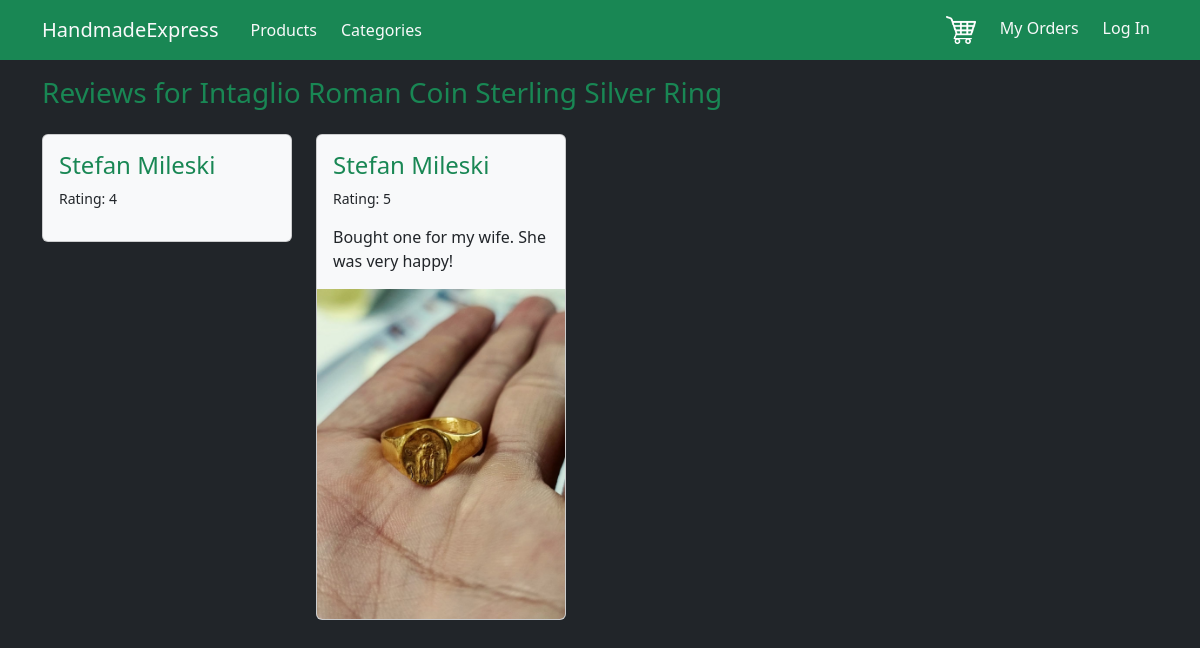
Before: /reviews/intaglio-roman-coin-sterling-silver-ring with the older database file.
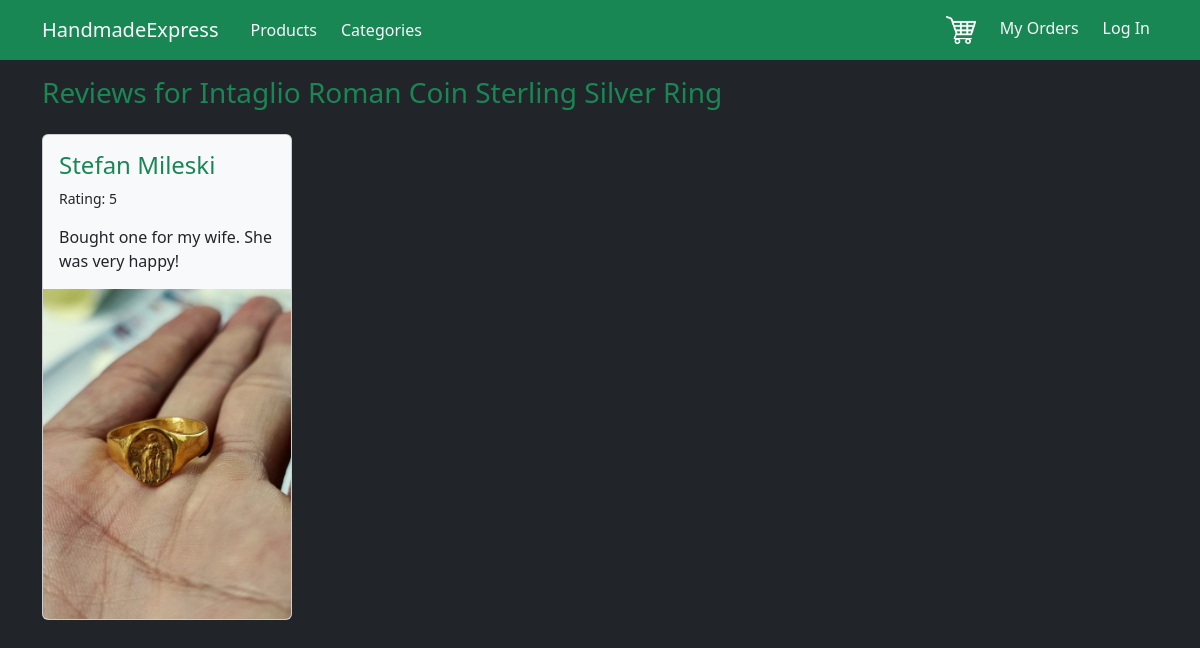
After: the same page with the newer database file.
### ShopApp/models.py (models this page shows, shortened)
class Product(models.Model):
    name = models.CharField(max_length=200)
    price = models.DecimalField(decimal_places=2, max_digits=10, validators=[MinValueValidator(0)])
    quantity = models.PositiveIntegerField(validators=[MinValueValidator(0)])
    description = models.TextField()
    image = models.ImageField(upload_to='images/')
    category = models.ForeignKey(Category, on_delete=models.CASCADE)
    material = models.ForeignKey(Material, on_delete=models.CASCADE)
    color = models.ForeignKey(Color, on_delete=models.CASCADE)
    seller = models.ForeignKey(CustomUser, on_delete=models.CASCADE, related_name='products')
    created_at = models.DateTimeField(auto_now_add=True)
    sold = models.IntegerField(default=0)
    slug = models.SlugField(default="", max_length=200, unique=True)

class Review(models.Model):
    created_at = models.DateTimeField(auto_now_add=True)
    updated_at = models.DateTimeField(auto_now=True)
    rating = models.PositiveIntegerField(validators=[MinValueValidator(1), MaxValueValidator(5)])
    comment = models.TextField(null=True, blank=True)
    image = models.ImageField(upload_to='images/', null=True, blank=True)
    customer = models.ForeignKey(CustomUser, on_delete=models.CASCADE)
    product = models.ForeignKey(Product, on_delete=models.CASCADE, related_name='reviews')
    class Meta:
        unique_together = ['customer', 'product']

class CustomUser(models.Model):
    user = models.OneToOneField(User, on_delete=models.CASCADE, primary_key=True)
    address = models.CharField(max_length=200)
    phone = models.CharField(max_length=200)
    full_name = models.CharField(max_length=200)

### ShopApp/views.py (the view)
# urls.py: path('reviews/<slug:slug>', views.reviews, name='reviews'),
def reviews(request, slug):
    product = Product.objects.get(slug=slug)
    reviews_list = list(product.reviews.all())
    reviews_list.sort(key=lambda x: x.created_at)
    return render(request, 'ShopApp/product_reviews.html', {
        "product": product,
        "reviews": product.reviews.all()
    })

### ShopApp/templates/ShopApp/product_reviews.html (shortened to what this page needs)
{% extends 'base.html' %}
{% block content %}
    <h3 class="text-success d-inline-block mb-4">Reviews for {{ product.name }}</h3>
    {% if reviews %}
        <div class="d-flex flex-wrap">
            {% for review in reviews %}
                <div class="card bg-light d-flex mb-3 flex-shrink-1 me-4" style="width: 250px; height: fit-content;">
                    <div class="card-body d-flex flex-column">
                        <a class="text-decoration-none text-success" href="#">
                            <h4 class="tw-bold d-inline-block">{{ review.customer.full_name }}</h4>
                        </a>
                        <p style="font-size: 14px" class="d-inline-block">Rating: {{ review.rating }}</p>
                        <p class="card-text d-inline-block">{{ review.comment }}</p>
                    </div>
                    <div>
                        {% if review.image %}
                            <img src="{{ review.image.url }}"
                                 class="card-img-bottom"
                                 alt="{{ product.name }}"
                                 width="250px">
                        {% endif %}
                    </div>
                </div>
            {% endfor %}
        </div>
    {% else %}
        <p>There are no reviews for this product yet.</p>
    {% endif %}
{% endblock %}

### templates/base.html (shortened to what this page needs)
<!DOCTYPE html>
<html lang="en">
<head>
    <link href="https://cdn.jsdelivr.net/npm/bootstrap@5.3.0-alpha3/dist/css/bootstrap.min.css" rel="stylesheet"
>
</head>
<body class="bg-dark">
<nav class="navbar navbar-expand-lg bg-success">
    <div class="container d-flex justify-content-between">
        <div class="d-flex">
            <a class="navbar-brand text-light" href="/">HandmadeExpress</a>
            <ul class="navbar-nav">
                <li class="nav-item ms-2">
                    <a class="nav-link text-light" aria-current="page" href="/products">Products</a>
                </li>
                <li class="nav-item ms-2">
                    <a class="nav-link text-light" aria-current="page" href="/categories">Categories</a>
                </li>
            </ul>
        </div>
        <div>
            <ul class="navbar-nav">
                <li class="nav-item me-2">
                    <a class="nav-link text-light" href="/cart"><img src="../../images/cart_icon.png" width="30px"
                                                                     alt="Shopping Cart"></a>
                </li>
                <li class="nav-item me-2">
                    <a class="nav-link text-light" href="{% url 'orders' %}">My Orders</a>
                </li>
                {% if request.user.id %}
                <li class="nav-item">
                    <a class="nav-link text-light" href="{% url 'logout' %}">Log Out</a>
                </li>
                {% else %}
                <li class="nav-item">
                    <a class="nav-link text-light" href="{% url 'login' %}">Log In</a>
                </li>
                {% endif %}
            </ul>
        </div>
    </div>
</nav>
<div class="container mt-3">
    {% block content %}
    {% endblock %}
</div>
</body>
</html>

Changed rows visible on the page:
removed Review: customer.full_name "Stefan Mileski", rating "4"
